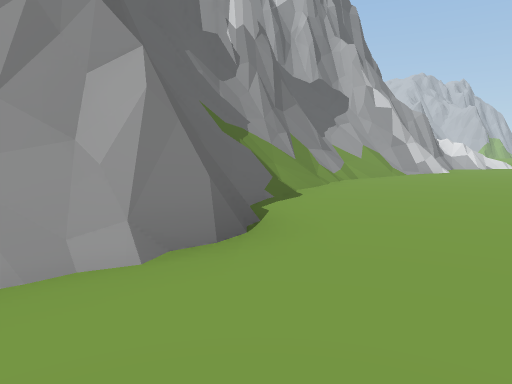
[1] (above)

24 first-person views from a walk through a scene from a Unity 3-D project. The camera is 1.2 m above the floor, tilts 6° down and sees 70° across. The floor is counted in squares, 2 m on a side. Each view is taken from the middle of a square. On the plan, view 1 faces up. The plan holds only what a view shows up to about 10 squares ahead; the rest is blank. The place goes on beyond the plan. The player character is not drawn. Some animated figures are not drawn.

[2]
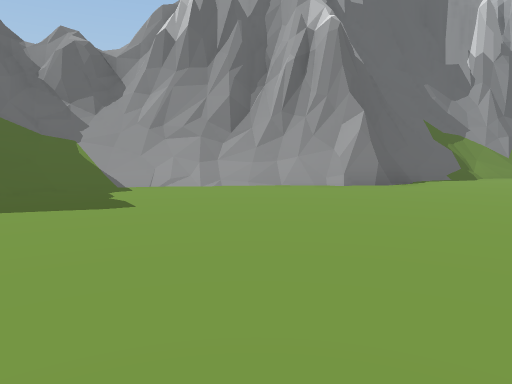

[3]
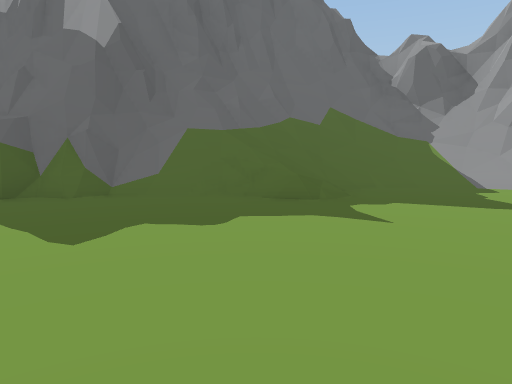

[4]
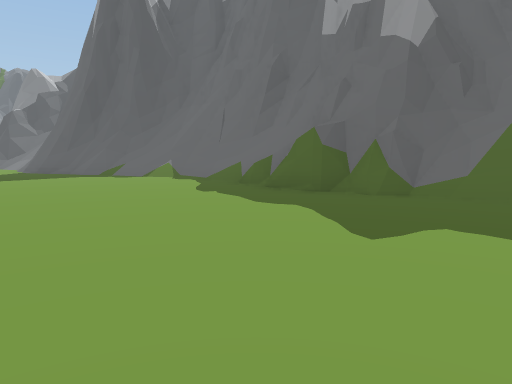

[5]
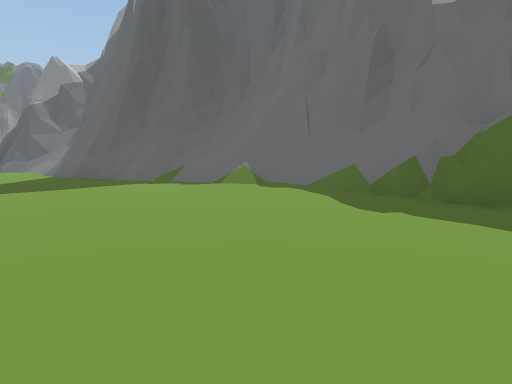

[6]
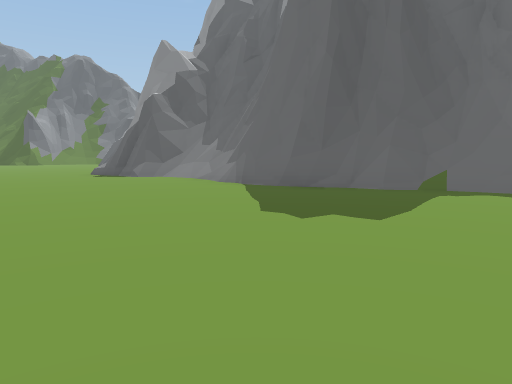

[7]
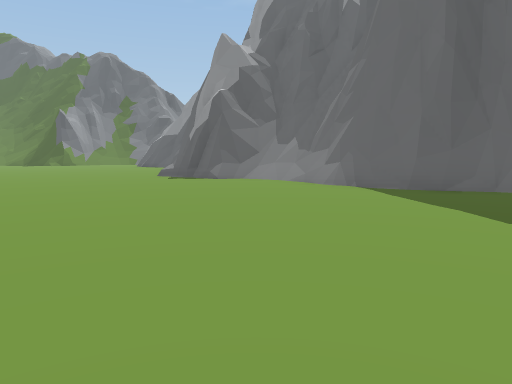

[8]
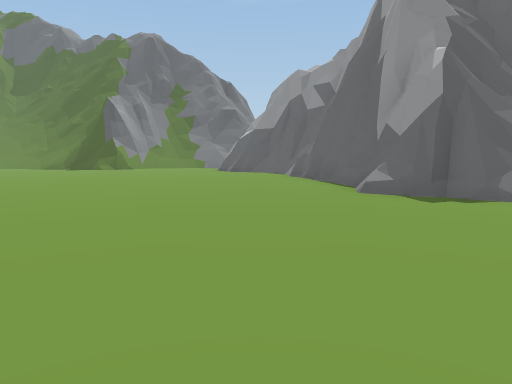

[9]
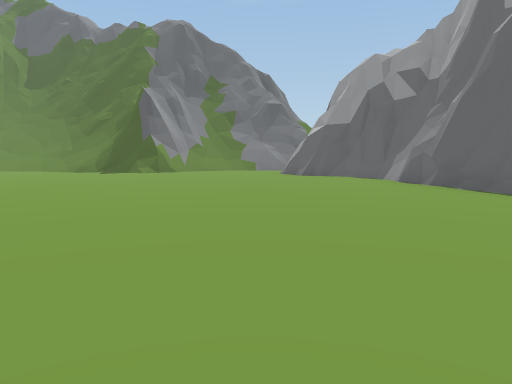

[10]
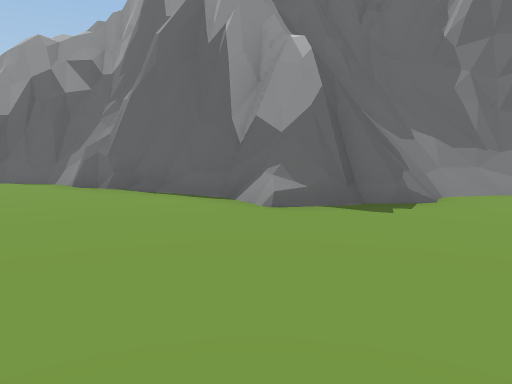

[11]
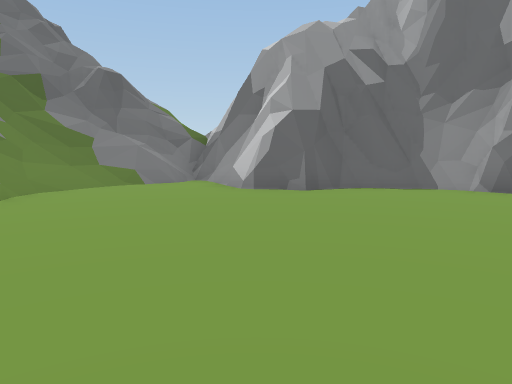

[12]
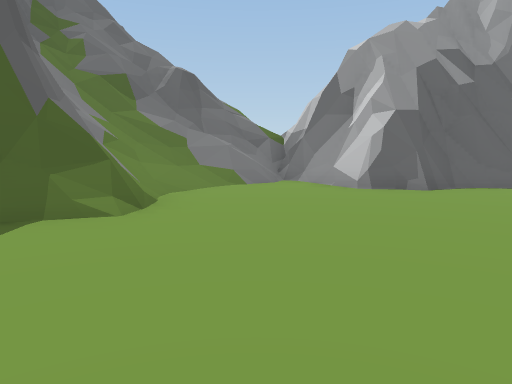

[13]
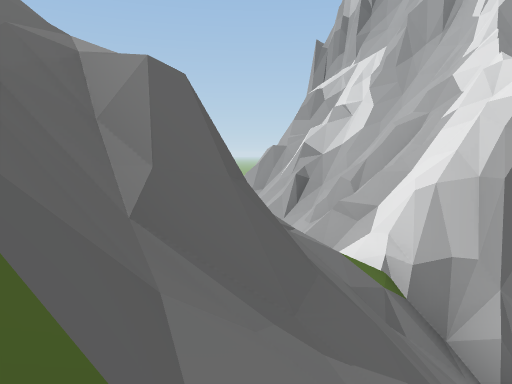

[14]
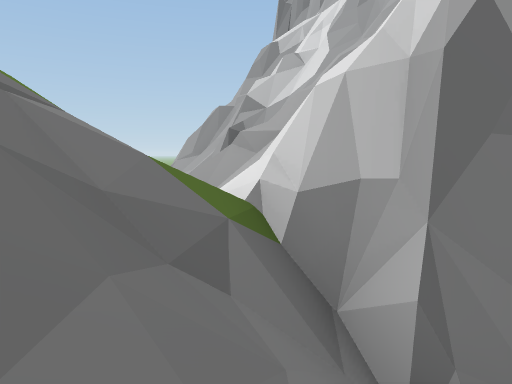

[15]
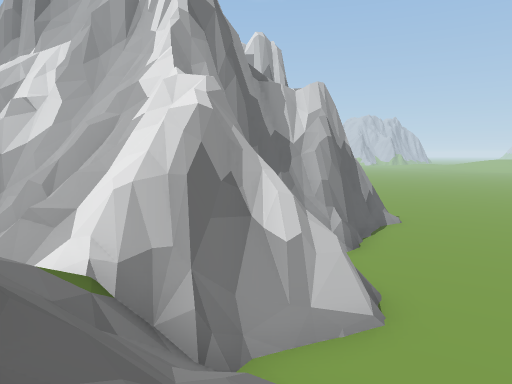

[16]
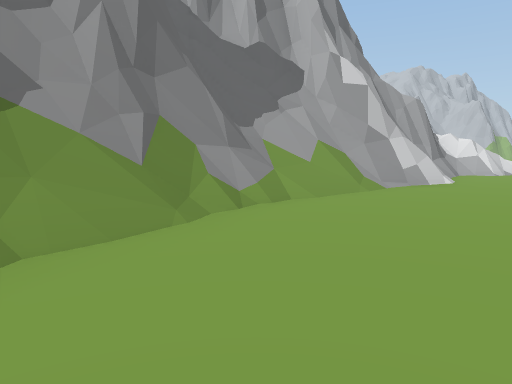

[17]
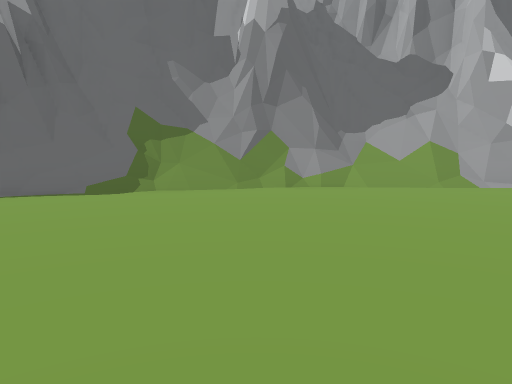

[18]
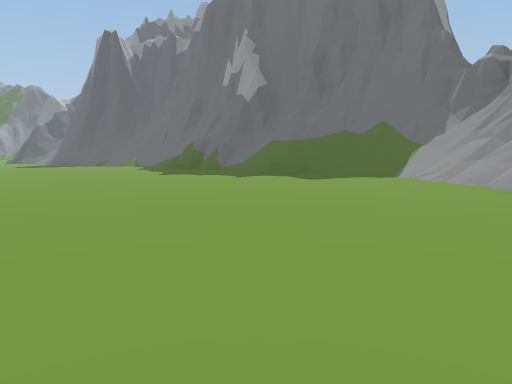

[19]
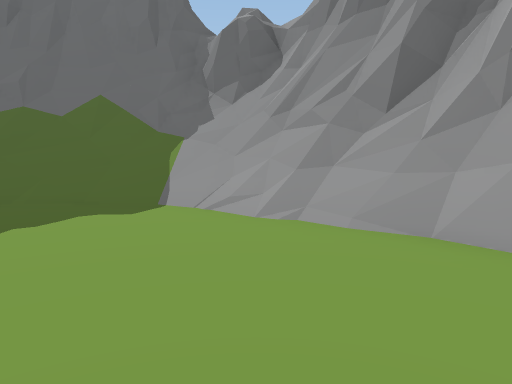

[20]
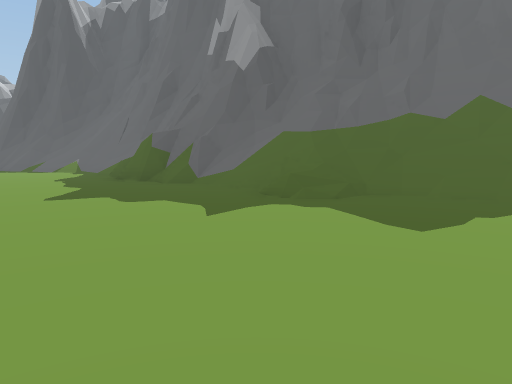

[21]
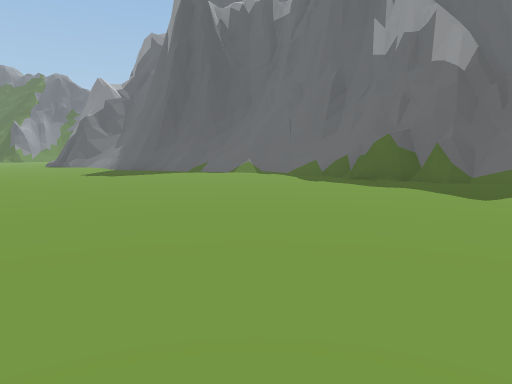

[22]
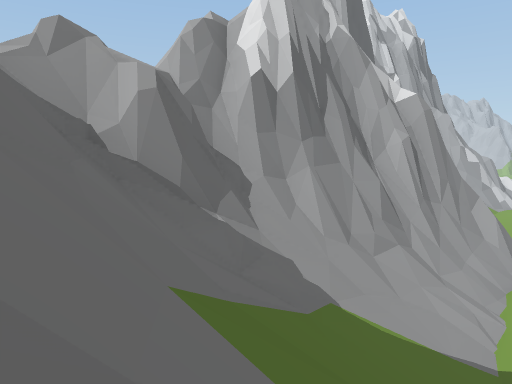

[23]
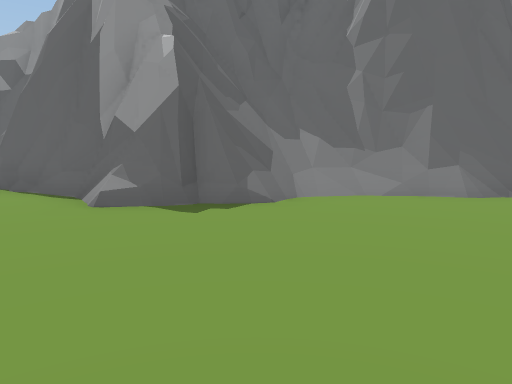

[24]
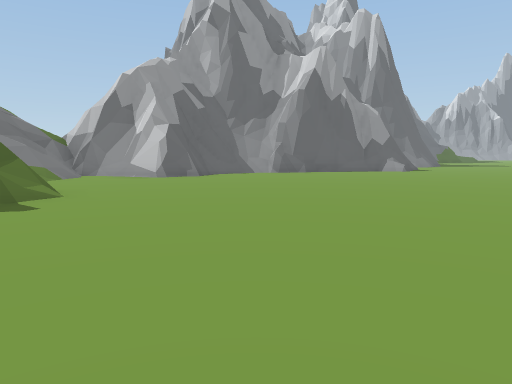

### Floor plan
Key: @ floor where view 1 was taken; # wall or solid block; x gap in a wall; . floor; / step, stairs or slope; = window, fence, low wall or low ledge; ^ raised ledge.
Columns run from 12 left of view 1 to 6 right of it. Each row starts with its distance up from view 1.
 14                  ^#
 13              ^
 12             ^^^^^#x
 11              ^////.
 10              ^///..
  9             ^#//...
  8            ^##/....
  7           ^=//....
  6           ^//......
  5           ^#/......
  4            #/......
  3         ^^##/......
  2     ##^^^#==.......
  1     ==^^#//........
  0    #=##///..@......
 -1    ==#=///........
 -2    ^#////.........
 -3     ^////.........
 -4     ^=/////.......
 -5     ^=/////........
 -6     ^^#///.........
 -7      ^=#=/.........
 -8      ^^^#=/........
 -9         #=#.......
-10        ^#/=.......
-11        ^=/........
-12        ^^/........
-13         ^//.......
-14        ^=//.......
-15        ^///........
-16        ^^^#/.......
-17           ^#.......
-18            #=......
-19            #......
-20         ^^##......
-21         ##///......
-22         ^=//=......
-23         ^^^##=.....
-24            ##......
-25            #.......
-26          ^##.......
-27    ^^   ^=#........
-28  ##^=^ ^^//.......
-29 ##===##^^#........
-30   #===####........
-31     //=###........
-32      =###.........
-33       #//..........
-34       ==///........
-35       ==///##/.....
-36       #=///##  ....

Where each view was taken, in squares from view 1:
view 1: 0 up, 0 right, facing up
view 2: 4 down, 3 right, facing up-left
view 3: 5 down, 3 right, facing left
view 4: 5 down, 3 right, facing down-left
view 5: 8 down, 3 right, facing down-left
view 6: 13 down, 5 right, facing down-left
view 7: 15 down, 6 right, facing down-left
view 8: 21 down, 6 right, facing down-left
view 9: 24 down, 6 right, facing down-left
view 10: 24 down, 5 right, facing left
view 11: 31 down, 4 right, facing left
view 12: 33 down, 4 right, facing left
view 13: 36 down, 4 left, facing up-left
view 14: 34 down, 4 left, facing up-left
view 15: 36 down, 4 left, facing up
view 16: 4 up, 2 right, facing up
view 17: 3 up, 6 right, facing up-left
view 18: 3 up, 6 right, facing down-left
view 19: 0 up, 1 right, facing left
view 20: 1 down, 2 right, facing down-left
view 21: 5 down, 6 right, facing down-left
view 22: 5 down, 6 left, facing up
view 23: 22 down, 5 right, facing left
view 24: 36 down, 6 right, facing up-left
